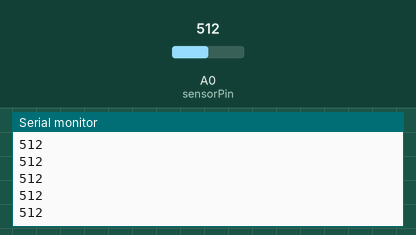
Recording of a sketch running on a simulated Arduino Uno, built with avr-gcc and run on an emulated ATmega328P. On the bench: the last lines printed to the serial monitor. Inputs (shaded band) come from the test bench; at power-on: A0 (sensorPin) = 512.

Above: at 1.2 s.
1.3 s: A0 (sensorPin) set to 716
At 2.0 s:
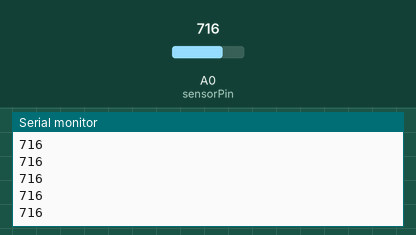
2.8 s: A0 (sensorPin) set to 900
At 3.8 s:
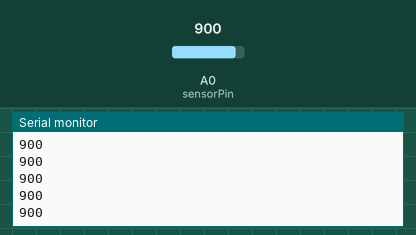
Timing chart, 0 to 5.8 s (numbered marks = the images above; inputs shaded):
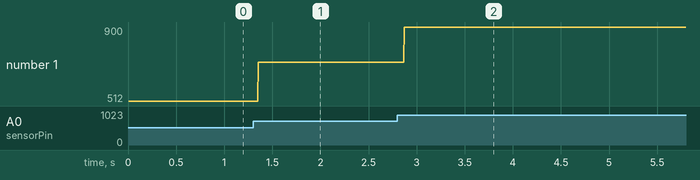

The sketch:

measureHR.ino
```cpp
int sensorPin = A0;
int sensorValue = 0;
uint32_t lastTimestamp = 0;

void setup() {
  Serial.begin(9600);
}

void loop() {
 for (;;) {
   const uint32_t now = micros();
   if (now-lastTimestamp >= 5000) { //200 sps
     lastTimestamp = now;
     break;
   }
  }
  sensorValue = analogRead(sensorPin);
  Serial.print(sensorValue);
  Serial.println();
}
```

Measured:
- after the input at 1.3 s, the serial monitor: prints a new line after 0.05 s (image 1)
- after the input at 2.8 s, the serial monitor: prints a new line after 0.07 s (image 2)
- plotted number 1: 512 → 716 after the input at 1.3 s, 716 → 900 after the input at 2.8 s
